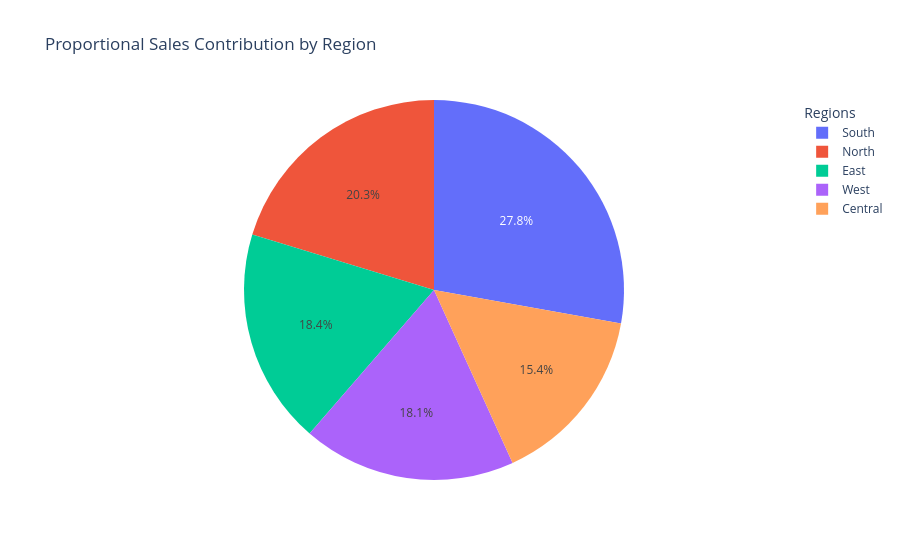

Notebook code for this chart:
### Markdown cell above
#### 8.3.4.Proportional Sales Contribution by Region ####

### Code cell
regional_sales = df.groupby('region')['sales_amount'].sum().reset_index()
fig = px.pie(
    regional_sales, 
    values='sales_amount', 
    names='region', 
    title='Proportional Sales Contribution by Region',
    
)

fig.update_layout(
    legend_title_text='Regions',
   
    )
plt.tight_layout()
fig.show()

### Figure 1 — Plotly figure (JSON) as saved in the notebook; plotly's stock layout.template omitted (floating-point values rounded to 4 significant figures)
{"data": [{"domain": {"x": [0, 1], "y": [0, 1]}, "hovertemplate": "region=%{label}<br>sales_amount=%{value}<extra></extra>", "labels": ["Central", "East", "North", "South", "West"], "legendgroup": "", "name": "", "showlegend": true, "type": "pie", "values": [40670000.0, 48500000.0, 53610000.0, 73520000.0, 47960000.0]}], "layout": {"legend": {"title": {"text": "Regions"}, "tracegroupgap": 0}, "title": {"text": "Proportional Sales Contribution by Region"}}}
